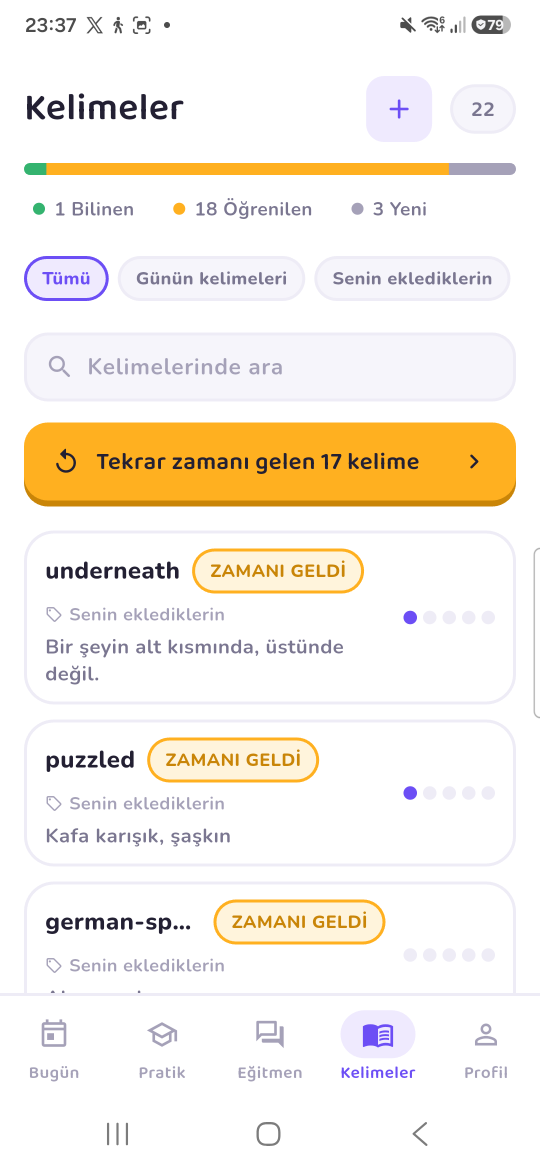
#> input picture store/raw/03_words.png, 1080 x 2340 px, given in place of app_icon_composed.png, which was not available (shown at 1/2 size)
$ python make_store.py
#> lines starting #> are read from the running program, lines starting #| are printed output that depends on the picture; after the words box and inside, x2 and y2 are one past the last pixel; in counts of white or black regions, pixels touching at a corner belong together; pictures that were not available may be replaced by others from this repository, and a replacement may not be noted
# -*- coding: utf-8 -*-
"""Build the Play Console assets from the screenshots taken on the phone.

Nothing here invents app content. Every screen is a real capture from the
device; this only frames them at the sizes Play accepts and puts a line of
Turkish over each one.

Play's rules, which is why these numbers are what they are:
  icon             512x512 PNG, 32-bit with alpha
  feature graphic  1024x500 PNG or JPEG, no alpha
  phone shots      16:9 or 9:16, each side 320..3840 px

A raw capture from this phone is 1080x2340, which is 9:19.5 and would be
rejected. Framing them on a 1080x1920 canvas is both the fix and what a store
listing looks like anyway.
"""
import io
import os

from PIL import Image, ImageDraw, ImageFilter, ImageFont

ROOT = 'C:/flutter-project-main'
RAW = os.path.join(ROOT, 'store', 'raw')
OUT = os.path.join(ROOT, 'store', 'play')
ICON = os.path.join(ROOT, 'flutter_vocabmaster', 'assets', 'images',
                    'app_icon_composed.png')

VIOLET = (108, 78, 245)
VIOLET_DEEP = (67, 44, 178)
INK = (26, 22, 51)
WHITE = (255, 255, 255)

BOLD = 'C:/Windows/Fonts/segoeuib.ttf'
REGULAR = 'C:/Windows/Fonts/segoeui.ttf'

# The phone's own chrome. The clock and the battery belong to the reviewer's
# device, not to this app, and Play listings look wrong with someone else's
# notification icons in them.
STATUS_BAR = 92
NAV_BAR = 132

# The English set is six, not seven. The Words list is missing from it on
# purpose: the interface translates, the saved definitions do not. They were
# written when the account's native language was Turkish, so that screen shows
# "puzzled / Kafa karışık, şaşkın" under an English heading -- true, and wrong
# for a listing aimed at someone who does not read Turkish.
#
# 08_daily_words is out of the English set for exactly the same reason, and was
# briefly in it before the rendered slide showed "streaming / akış" over an
# English caption. Any screen that displays a meaning belongs to the Turkish
# set only, until a capture is taken on an account whose native language is
# English.
#
# The order differs too. Play shows the first two or three in search results,
# and what makes this app worth a second look to a stranger is the speaking
# roleplay and the book reader, not the daily plan.
SHOTS_EN = [
    # The same reasoning as the first Turkish frame: the correction is the thing
    # nothing else in the store does, so it goes first. Retaken on 20 Sep with the
    # interface switched to English, so every label a reader in Jakarta meets is in
    # theirs: Say it like this, Keep this phrase, Hold to speak. The two lines left in
    # Turkish are the learner's own half-sentence, which is the mechanism being shown,
    # and the reason line, which is written in the learner's language on purpose --
    # what the description promises one paragraph further down.
    ('09_correction.png', 'Say it wrong, see it said right',
     'Your sentence, the English you needed, and why'),
    ('02_tutor.png', 'Order a coffee, out loud',
     'Spoken roleplay with an AI tutor'),
    ('06_reader_word.png', 'Tap a word you don’t know',
     'Explained inside its own sentence'),
    ('05_books.png', 'Whole books, free to read',
     'Sherlock Holmes, Wilde, Aesop — by level'),
    ('07_session.png', 'Just before you forget',
     'Each word returns on the day it should'),
    ('01_today.png', 'A plan that ends',
     'Review, learn, practise — then you are done'),
    ('04_practice.png', 'Every way to practise',
     'Translation, reading, writing, grammar'),
]

SHOTS = [
    # First, because it is the one thing here nothing else on the store does: the
    # learner said it wrong out loud, and the card says what to say instead and why.
    # Captured on the phone on 20 Sep, and retaken the same evening: the first frame's
    # explanation line came back in English because the account's stored native language
    # was English -- the leak fixed in AuthService._clearLocalLearningState. On a fresh
    # install that answers Turkish in onboarding, the line arrives in Turkish, which is
    # what the listing promises and what this frame now shows.
    ('09_correction.png', 'Yanlış söyleyince düzeltir',
     'Söylediğin cümle, doğrusu ve nedeni'),
    ('01_today.png', 'Bugün ne yapacağın belli', 'Plan sırayla ilerler'),
    ('02_tutor.png', 'Kafede sipariş ver', 'Sesli rol yapma sahneleri'),
    ('03_words.png', 'Kelimelerin nerede duruyor', 'Güç çubuğu ve kaynak filtresi'),
    ('07_session.png', 'Unutmadan hemen önce', 'Aralıklı tekrar, her gün kısa'),
    ('08_daily_words.png', 'Seviyene göre beş kelime', 'Tek dokunuşla listende'),
    ('05_books.png', 'Gerçek kitaplar', 'Seviyene göre, ücretsiz'),
    ('06_reader_word.png', 'Bilmediğin kelimeye dokun', 'Cümlenin içindeki anlamı'),
    ('04_practice.png', 'Her yol tek yerde', 'Çeviri, okuma, yazma, gramer'),
]


def font(path, size):
    return ImageFont.truetype(path, size)


def rounded_shadow(card, radius, blur=28, spread=18, alpha=90):
    """A soft shadow the same shape as the card."""
    w, h = card.size
    shadow = Image.new('RGBA', (w + spread * 4, h + spread * 4), (0, 0, 0, 0))
    mask = Image.new('L', shadow.size, 0)
    ImageDraw.Draw(mask).rounded_rectangle(
        (spread * 2, spread * 2 + spread // 2, spread * 2 + w,
         spread * 2 + h + spread // 2),
        radius=radius, fill=alpha)
    shadow.putalpha(mask.filter(ImageFilter.GaussianBlur(blur)))
    return shadow


def round_corners(im, radius):
    mask = Image.new('L', im.size, 0)
    ImageDraw.Draw(mask).rounded_rectangle((0, 0) + im.size, radius=radius,
                                           fill=255)
    out = im.convert('RGBA')
    out.putalpha(mask)
    return out


def gradient(size, top, bottom):
    w, h = size
    base = Image.new('RGB', (1, h))
    px = base.load()
    for y in range(h):
        t = y / max(h - 1, 1)
        px[0, y] = tuple(int(top[i] + (bottom[i] - top[i]) * t)
                         for i in range(3))
    return base.resize(size, Image.LANCZOS)


def centred(draw, text, f, y, width, fill):
    box = draw.textbbox((0, 0), text, font=f)
    draw.text(((width - (box[2] - box[0])) / 2 - box[0], y), text, font=f,
              fill=fill)
    return box[3] - box[1]


def promo(source, headline, subline, out_path, raw_dir=None):
    canvas = gradient((1080, 1920), VIOLET, VIOLET_DEEP).convert('RGBA')
    draw = ImageDraw.Draw(canvas)

    h = centred(draw, headline, font(BOLD, 66), 96, 1080, WHITE)
    centred(draw, subline, font(REGULAR, 40), 96 + h + 42, 1080,
            (226, 218, 255))

    shot = Image.open(os.path.join(raw_dir or RAW, source)).convert('RGB')
    shot = shot.crop((0, STATUS_BAR, shot.width, shot.height - NAV_BAR))
    target_w = 740
    shot = shot.resize(
        (target_w, int(shot.height * target_w / shot.width)), Image.LANCZOS)

    card = round_corners(shot, 34)
    top = 1920 - card.height - 96
    left = (1080 - card.width) // 2

    shadow = rounded_shadow(card, 34)
    canvas.alpha_composite(shadow, (left - 36, top - 36))
    canvas.alpha_composite(card, (left, top))

    canvas.convert('RGB').save(out_path, 'PNG')
    return canvas.size


def feature_graphic(out_path, tagline_a, tagline_b):
    canvas = gradient((1024, 500), VIOLET, VIOLET_DEEP).convert('RGBA')

    # On a white card, not straight onto the gradient: the icon's own
    # background is the same violet, so the mark read as a slightly lighter
    # square rather than as a logo.
    card = Image.new('RGBA', (268, 268), (255, 255, 255, 255))
    mark = Image.open(ICON).convert('RGBA').resize((236, 236), Image.LANCZOS)
    card.alpha_composite(round_corners(mark, 52), (16, 16))
    canvas.alpha_composite(rounded_shadow(card, 60, blur=22, spread=14),
                           (64 - 28, 116 - 28))
    canvas.alpha_composite(round_corners(card, 60), (64, 116))

    draw = ImageDraw.Draw(canvas)
    draw.text((372, 150), 'KlioAI', font=font(BOLD, 92), fill=WHITE)
    draw.text((378, 268), tagline_a, font=font(REGULAR, 36),
              fill=(226, 218, 255))
    draw.text((378, 316), tagline_b, font=font(REGULAR, 36),
              fill=(226, 218, 255))

    canvas.convert('RGB').save(out_path, 'PNG')


def play_icon(out_path):
    Image.open(ICON).convert('RGBA').resize((512, 512), Image.LANCZOS) \
        .save(out_path, 'PNG')


os.makedirs(OUT, exist_ok=True)
play_icon(os.path.join(OUT, 'icon_512.png'))
print('icon_512.png                512x512')
feature_graphic(os.path.join(OUT, 'feature_graphic_1024x500.png'),
                'İngilizceyi konuşarak, okuyarak',
                've tekrar ederek öğren')
#> in feature_graphic, `card = Image.new('RGBA', (268, 268), (255, 255, 255, 255))`: card: PIL image 268x268 RGBA; every value is 255
#> in round_corners, `mask = Image.new('L', im.size, 0)`: mask: PIL image 236x236 L; every value is 0
#> in round_corners, `ImageDraw.Draw(mask).rounded_rectangle((0, 0) + im.size, radius=radius..`:
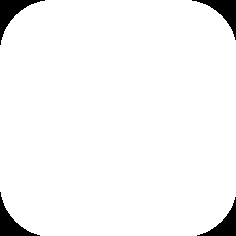
#> mask: PIL image 236x236 L; 96% white; 4 black regions, box (x1, y1, x2, y2) and area: (0, 0, 45, 45) 595, (192, 0, 236, 40) 550, (0, 192, 40, 236) 550, (197, 197, 236, 236) 506
#> in rounded_shadow, `shadow = Image.new('RGBA', (w + spread * 4, h + spread * 4), (0, 0, 0,..`: shadow: PIL image 324x324 RGBA; every value is 0
#> in rounded_shadow, `mask = Image.new('L', shadow.size, 0)`: mask: PIL image 324x324 L; every value is 0
#> in rounded_shadow, `ImageDraw.Draw(mask).rounded_rectangle( (spread * 2, spread * 2 + spre..`: mask: PIL image 324x324 L; values 0 (black) and 90 (white), 65.9% white; 1 black region, box (x1, y1, x2, y2) and area: (0, 0, 324, 324) 35759
#> in round_corners (call 2), `mask = Image.new('L', im.size, 0)`: mask: PIL image 268x268 L; every value is 0
#> in round_corners (call 2), `ImageDraw.Draw(mask).rounded_rectangle((0, 0) + im.size, radius=radius..`: mask: PIL image 268x268 L; 95.9% white; 4 black regions, box (x1, y1, x2, y2) and area: (0, 0, 53, 53) 786, (216, 0, 268, 47) 733, (0, 216, 47, 268) 733, (222, 222, 268, 268) 681
print('feature_graphic_1024x500.png     1024x500  (tr)')

# The default listing is English, so it needs its own banner. The screenshots
# beside it have to be captured with the app in English; only this one can be
# built without the phone.
feature_graphic(os.path.join(OUT, 'feature_graphic_1024x500_en.png'),
                'Speak it, read it, and keep',
                'every word you learn')
print('feature_graphic_1024x500_en.png  1024x500  (en)')

for i, (src, head, sub) in enumerate(SHOTS, start=1):
    name = 'screenshot_%02d.png' % i
    size = promo(src, head, sub, os.path.join(OUT, name))
#> in promo, `canvas = gradient((1080, 1920), VIOLET, VIOLET_DEEP).convert('RGBA')`:
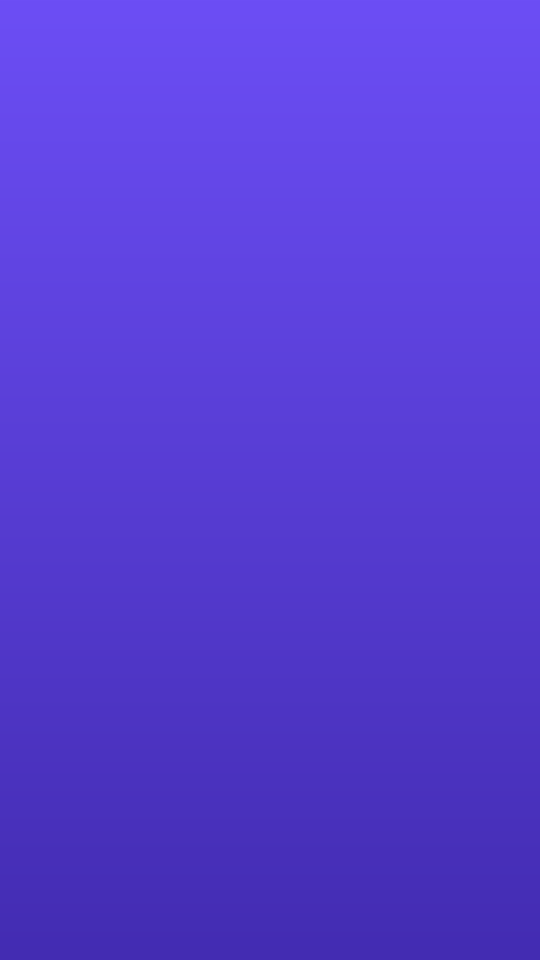
#> canvas: PIL image 1080x1920 RGBA (shown at 1/2 size); mean R, G, B, A 87, 60.5, 211, 255
#> in promo, `h = centred(draw, headline, font(BOLD, 66), 96, 1080, WHITE)`: h = 64
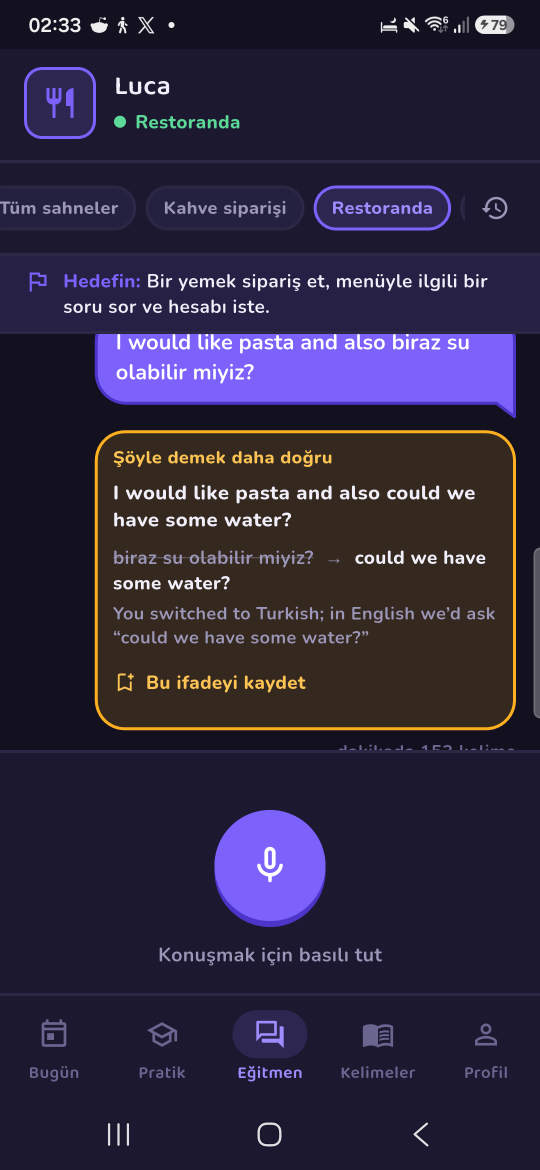
#> input picture store/raw/09_correction.png, 1080 x 2340 px, found by its file name (shown at 1/2 size)
#> in promo, `shot = shot.resize( (target_w, int(shot.height * target_w / shot.width..`:
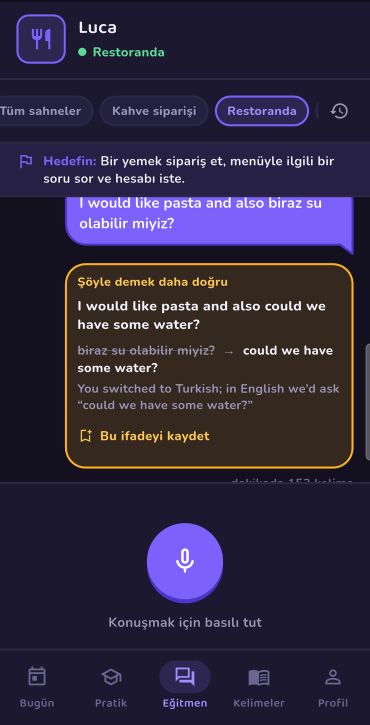
#> shot: PIL image 740x1449 RGB (shown at 1/2 size); mean R, G, B 46.9, 39.7, 64.8
#> in round_corners (call 5), `mask = Image.new('L', im.size, 0)`: mask: PIL image 740x1449 L; every value is 0
#> in round_corners (call 5), `ImageDraw.Draw(mask).rounded_rectangle((0, 0) + im.size, radius=radius..`: mask: PIL image 740x1449 L; 99.9% white; 4 black regions, box (x1, y1, x2, y2) and area: (0, 0, 29, 29) 260, (712, 0, 740, 25) 231, (0, 1421, 25, 1449) 231, (716, 1425, 740, 1449) 203
#> call 3 of rounded_shadow, with radius = 34, blur = 28, spread = 18, alpha = 90
#> in rounded_shadow (call 3), `shadow = Image.new('RGBA', (w + spread * 4, h + spread * 4), (0, 0, 0,..`: shadow: PIL image 812x1521 RGBA; every value is 0
#> in rounded_shadow (call 3), `mask = Image.new('L', shadow.size, 0)`: mask: PIL image 812x1521 L; every value is 0
#> in rounded_shadow (call 3), `ImageDraw.Draw(mask).rounded_rectangle( (spread * 2, spread * 2 + spre..`:
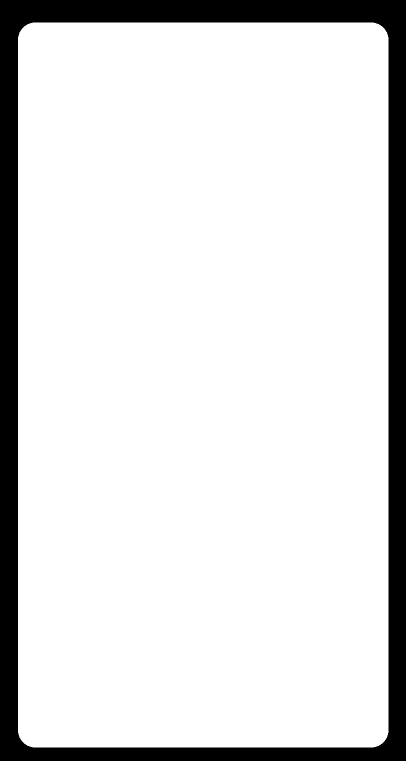
#> mask: PIL image 812x1521 L (shown at 1/2 size); values 0 (black) and 90 (white), 86.9% white; 1 black region, box (x1, y1, x2, y2) and area: (0, 0, 812, 1521) 161642
#> in rounded_shadow (call 3), `shadow.putalpha(mask.filter(ImageFilter.GaussianBlur(blur)))`:
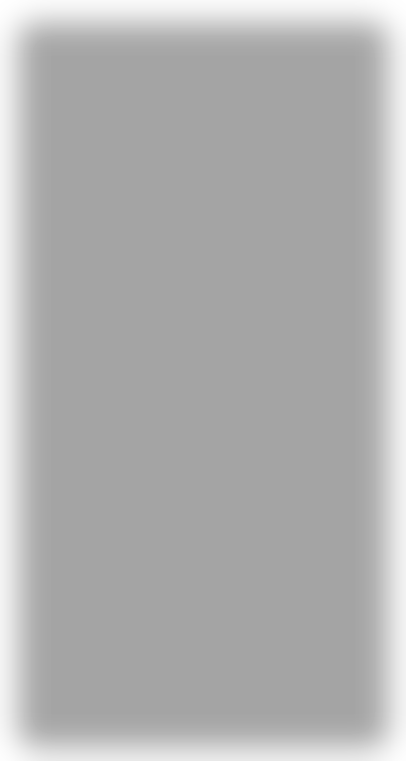
#> shadow: PIL image 812x1521 RGBA (shown at 1/2 size); mean R, G, B, A 0, 0, 0, 77.9; transparent parts drawn white
#> in promo, `canvas.alpha_composite(card, (left, top))`:
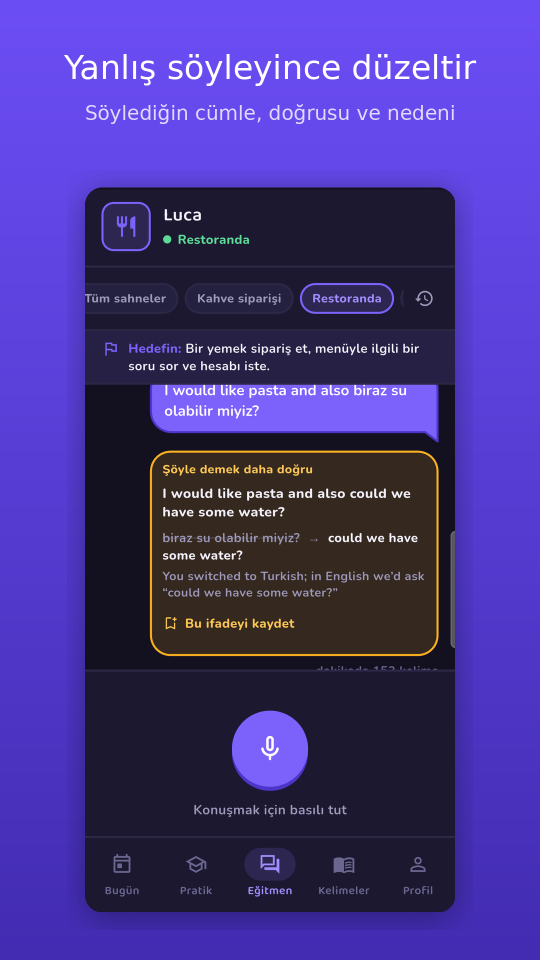
#> canvas: PIL image 1080x1920 RGBA (shown at 1/2 size); mean R, G, B, A 68.4, 52, 136.5, 255
    print('%-28s %dx%d  tr  %s' % (name, size[0], size[1], head))
#| screenshot_01.png            1080x1920  tr  Yanlış söyleyince düzeltir
#> pass 2 of the loop `for i, (src, head, sub) in enumerate(SHOTS, start=1):`:
#> in promo (call 2), `h = centred(draw, headline, font(BOLD, 66), 96, 1080, WHITE)`: h = 67
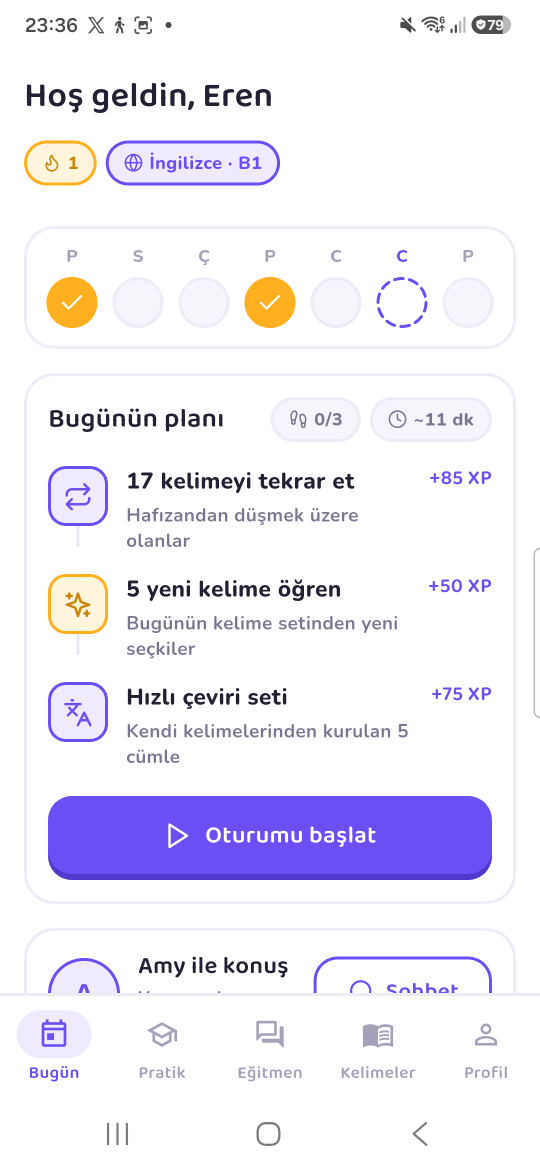
#> input picture store/raw/01_today.png, 1080 x 2340 px, found by its file name (shown at 1/2 size)
#> in promo (call 2), `shot = shot.resize( (target_w, int(shot.height * target_w / shot.width..`:
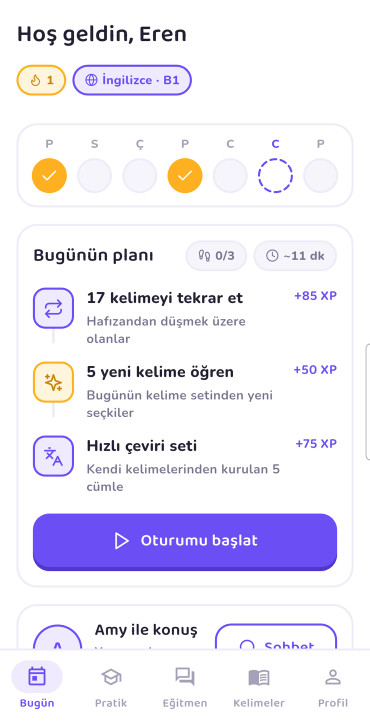
#> shot: PIL image 740x1449 RGB (shown at 1/2 size); mean R, G, B 238.2, 234.9, 247.2
#> in promo (call 2), `canvas.alpha_composite(card, (left, top))`:
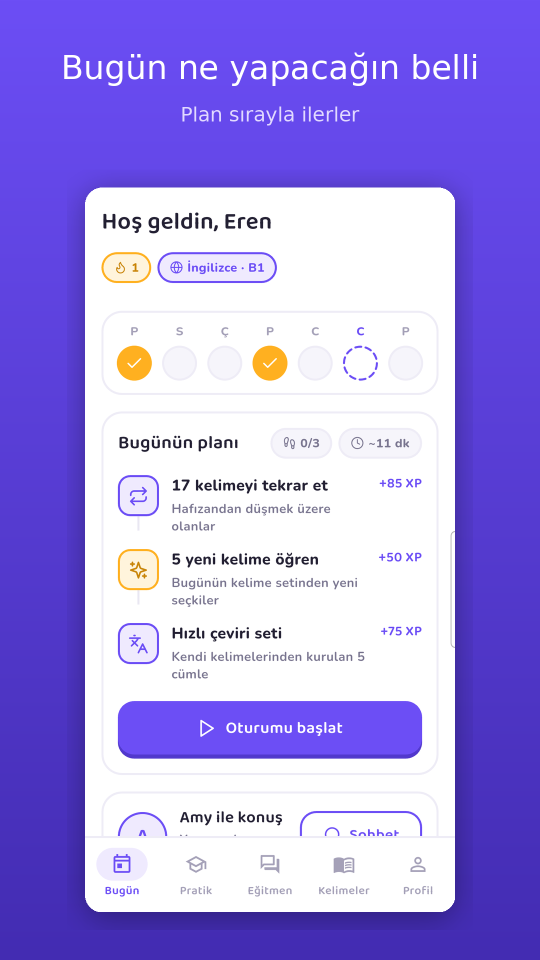
#> canvas: PIL image 1080x1920 RGBA (shown at 1/2 size); mean R, G, B, A 167, 152.6, 230.7, 255
#| screenshot_02.png            1080x1920  tr  Bugün ne yapacağın belli

RAW_EN = os.path.join(ROOT, 'store', 'raw_en')
for i, (src, head, sub) in enumerate(SHOTS_EN, start=1):
    name = 'screenshot_en_%02d.png' % i
    size = promo(src, head, sub, os.path.join(OUT, name), raw_dir=RAW_EN)
    print('%-28s %dx%d  en  %s' % (name, size[0], size[1], head))
#| screenshot_en_01.png         1080x1920  en  Say it wrong, see it said right
#> pass 2 of the loop `for i, (src, head, sub) in enumerate(SHOTS_EN, start=1):`:
#| screenshot_en_02.png         1080x1920  en  Order a coffee, out loud
